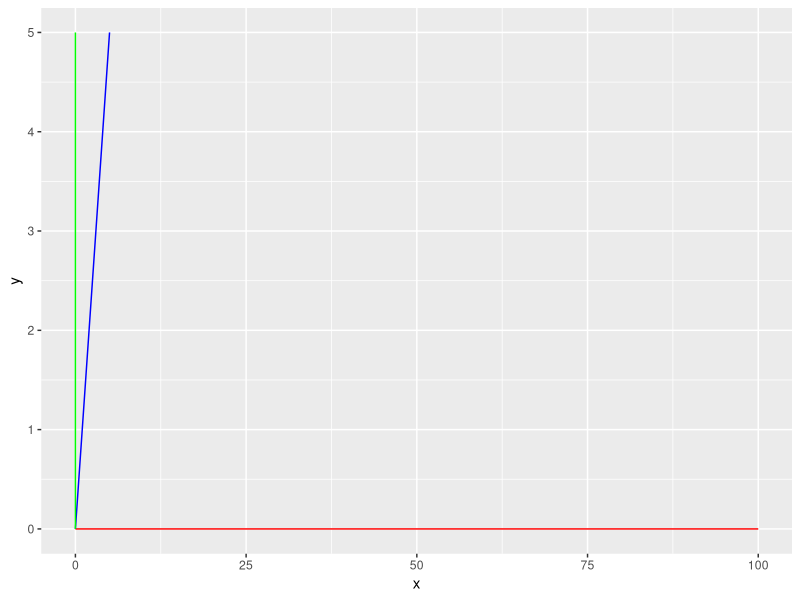

Write the R code that produced this figure.

library(ggplot2)

getBRC <- function(rect){
  x <- (rect$x + rect$w/2)
  y <- (rect$y - rect$h/2)
  return(list(x = x, y = y))
}

getTLC <- function(rect){
  x <- (rect$x - rect$w/2)
  y <- (rect$y + rect$h/2)
  return(list(x = x, y = y))
}

dist <- function(x1, y1, x2, y2){
  return(sqrt((x2 - x1)^2 + (y2 - y1)^2))
}

r1 <- list(x = 1, y = 3, w = 5, h = 3)
r2 <- list(x = 4, y = 3.5, w = 5, h = 3)

r1brc <- getBRC(r1)
r1tlc <- getTLC(r1)

r2brc <- getBRC(r2)
r2tlc <- getTLC(r2)

xmov <- r1brc$x - r2tlc$x
ymov <- r1tlc$y - r2brc$y
r3 <- list(x = 4 + xmov, y = 3.5 + ymov, w = 5, h = 3)

rectPlot <- ggplot() + 
  annotate('rect', xmin = r1$x - r1$w/2, ymin = r1$y - r1$h/2, xmax = r1$x + r1$w/2, ymax = r1$y + r1$h/2, color = 'grey', alpha = 0.2) +
  annotate('rect', xmin = r2$x - r2$w/2, ymin = r2$y - r2$h/2, xmax = r2$x + r2$w/2, ymax = r2$y + r2$h/2, color = 'grey', alpha = 0.2) +
  annotate('rect', xmin = r3$x - r3$w/2, ymin = r3$y - r3$h/2, xmax = r3$x + r3$w/2, ymax = r3$y + r3$h/2, color = 'blue', alpha = 0.2) +
  geom_text(aes(x = 1, y = 6, label = v), parse = TRUE) +
  geom_point(aes(x = c(r1$x, r2$x, r3$x), y = c(r1$y, r2$y, r3$y))) +
  scale_x_continuous(breaks = c(-10:10))

ggplot() +
  annotate('segment', x = 0, xend = 100, y = 0, yend = 0, color = 'red') +
  annotate('segment', x = 0, xend = 5, y = 0, yend = 5, color = 'blue') +
  annotate('segment', x = 0, xend = 0, y = 0, yend = 5, color = 'green')

print(paste('red', dist(0, 0, 100, 0)))
print(paste('blue', dist(0, 0, 100, 0)))


